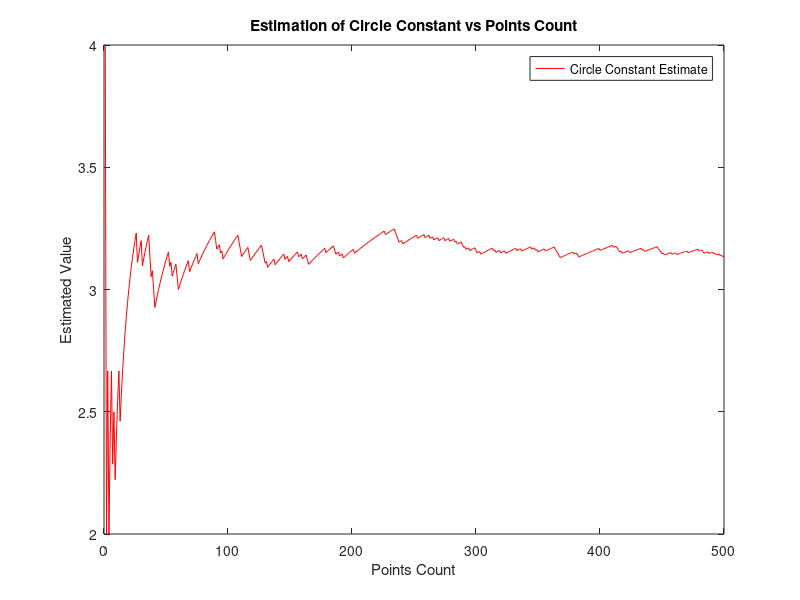
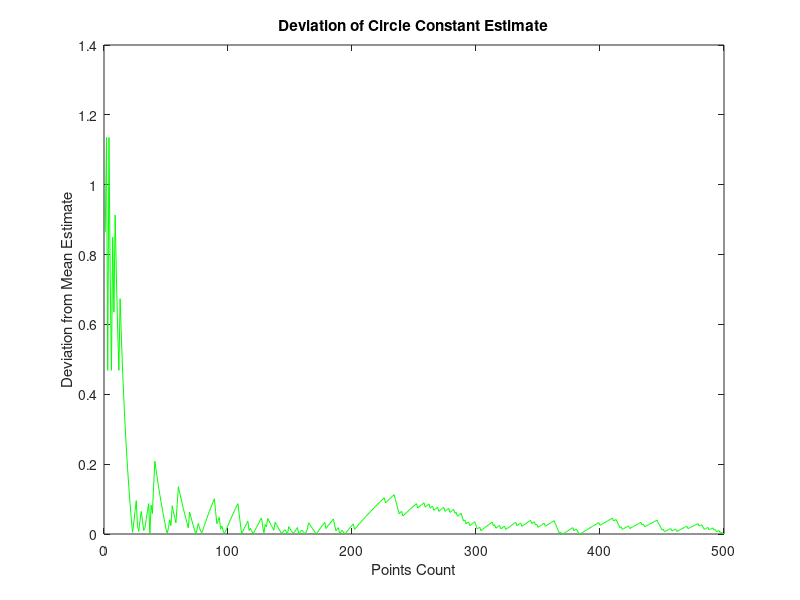

Recreate these plots in MATLAB, in order. (Note: this script raises an error after producing the figures.)
% MATLAB Project 1 - Estimating pi Using Monte Carlo Methods

% Number of random points for the first estimation
pointsCount = 500;  % You can modify this value

% Start the timer
startTime = tic;

% Initialize variables
insideCount = 0;  % Points inside the quarter circle
xVals = rand(pointsCount, 1);  % Random x-coordinates
yVals = rand(pointsCount, 1);  % Random y-coordinates
circleEstimates = zeros(pointsCount, 1);  % Array to store estimates

% For loop to estimate circle constant
for idx = 1:pointsCount
    % Check if point is inside the quarter circle
    if xVals(idx)^2 + yVals(idx)^2 <= 1
        insideCount = insideCount + 1;
    end
    
    % Estimate circle constant
    circleEstimates(idx) = 4 * insideCount / idx;
end

% Stop the timer
totalTime = toc(startTime);

% Plot the estimated value as the number of points increases
figure(1);  % Create figure for estimates
plot(1:pointsCount, circleEstimates, 'r');  % Change color to red
xlabel('Points Count');
ylabel('Estimated Value');
title('Estimation of Circle Constant vs Points Count');
legend('Circle Constant Estimate');
drawnow;  % Force rendering

% Compute the deviation from the mean estimate
meanEstimate = mean(circleEstimates);
estimateDeviation = abs(circleEstimates - meanEstimate);

% Plot the deviation from the average estimate
figure(2);  % Create figure for deviations
plot(1:pointsCount, estimateDeviation, 'g');  % Change color to green
xlabel('Points Count');
ylabel('Deviation from Mean Estimate');
title('Deviation of Circle Constant Estimate');
drawnow;  % Force rendering

% Display the total time taken
fprintf('Time for %d points: %f seconds\n', pointsCount, totalTime);

% Initialize tolerance levels for significant figures
precision2Digits = 0.01;   % For 2 digits of precision
precision3Digits = 0.001;  % For 3 digits of precision

% Initialize variables for the while loop
pointLimit = 1000;         % Starting number of points
insidePoints = 0;          % Points inside the circle
xVals = rand(pointLimit, 1); % Random x-coordinates
yVals = rand(pointLimit, 1); % Random y-coordinates
lastEstimate = 0;          % Previous estimate

% Initialize counters and flags for precision
iterationsFor2Digits = 0;
iterationsFor3Digits = 0;
precisionsMet = [false, false];  % Precision flags

% While loop to estimate the circle constant
while ~all(precisionsMet)
    % Count points inside the circle
    insidePoints = sum(xVals.^2 + yVals.^2 <= 1); 
    currentEstimate = 4 * insidePoints / pointLimit;  % Current estimate
    
    % Calculate deviation from the previous estimate
    currentDeviation = abs(currentEstimate - lastEstimate);
    
    % Check for 2-digit precision
    if ~precisionsMet(1) && currentDeviation < precision2Digits
        precisionsMet(1) = true;
        iterationsFor2Digits = pointLimit;
        fprintf('2-digit estimate: %.2f\n', currentEstimate);
    end
    
    % Check for 3-digit precision
    if ~precisionsMet(2) && currentDeviation < precision3Digits
        precisionsMet(2) = true;
        iterationsFor3Digits = pointLimit;
        fprintf('3-digit estimate: %.3f\n', currentEstimate);
    end
    
    % Update the last estimate and increase the number of points
    lastEstimate = currentEstimate;
    pointLimit = pointLimit + 1000;
    xVals = rand(pointLimit, 1);
    yVals = rand(pointLimit, 1);
end

% Display the number of points needed for each precision level
fprintf('Points to reach 2 digits: %d\n', iterationsFor2Digits);
fprintf('Points to reach 3 digits: %d\n', iterationsFor3Digits);

computeConstant(3);  % Call the function to estimate with 3-digit precision

% Function to estimate the Circle Constant with a user-defined precision
function circleEstimate = computeConstant(userPrecision)
    % Set default precision if not provided
    if nargin < 1
        userPrecision = 3; % Default is 3-digit precision
    end

    % Set tolerance and format based on precision
    switch userPrecision
        case 2
            tolerance = 0.1;
            formatSpec = '%.2f'; % 2-digit format
        case 3
            tolerance = 0.01;
            formatSpec = '%.3f'; % 3-digit format
    end

    % Initialize variables for the loop
    maxPoints = 1000;
    inCircleCount = 0;
    xCoord = rand(maxPoints, 1);
    yCoord = rand(maxPoints, 1);
    prevEstimate = 0;

    % While loop until required precision is reached
    while true
        % Count points inside the circle
        inCircleCount = sum(xCoord.^2 + yCoord.^2 <= 1);
        currentEstimate = 4 * inCircleCount / maxPoints;
        
        % Check if the precision is achieved
        if abs(currentEstimate - prevEstimate) < tolerance
            % Display the final estimate
            fprintf('Estimate with %d digits: %s\n', userPrecision, sprintf(formatSpec, currentEstimate));
            % Plot the random points
            displayPoints(xCoord, yCoord, currentEstimate, sprintf('%d Digits Precision', userPrecision), formatSpec);
            break;
        end
        
        % Update the previous estimate and increase points
        prevEstimate = currentEstimate;
        maxPoints = maxPoints + 1000;
        xCoord = rand(maxPoints, 1);
        yCoord = rand(maxPoints, 1);
    end

    % Return the final estimate
    circleEstimate = currentEstimate;
end

% Function to plot points inside and outside the circle
function displayPoints(xCoord, yCoord, estValue, precisionLabel, formatSpec)
    figure(3);  % Create figure for points
    hold on;
    axis equal;
    
    % Title with estimated value and precision
    title(sprintf('Monte Carlo - Circle Constant: %s (%s)', sprintf(formatSpec, estValue), precisionLabel), 'FontSize', 14);
    xlabel('X');
    ylabel('Y');
    
    % Plot points: blue for inside the circle, orange for outside
    pointsInside = xCoord.^2 + yCoord.^2 <= 1;
    plot(xCoord(pointsInside), yCoord(pointsInside), 'b.');
    plot(xCoord(~pointsInside), yCoord(~pointsInside), 'm.');  % Change to magenta for outside points
    
    hold off;
    drawnow;  % Render plot immediately
end
